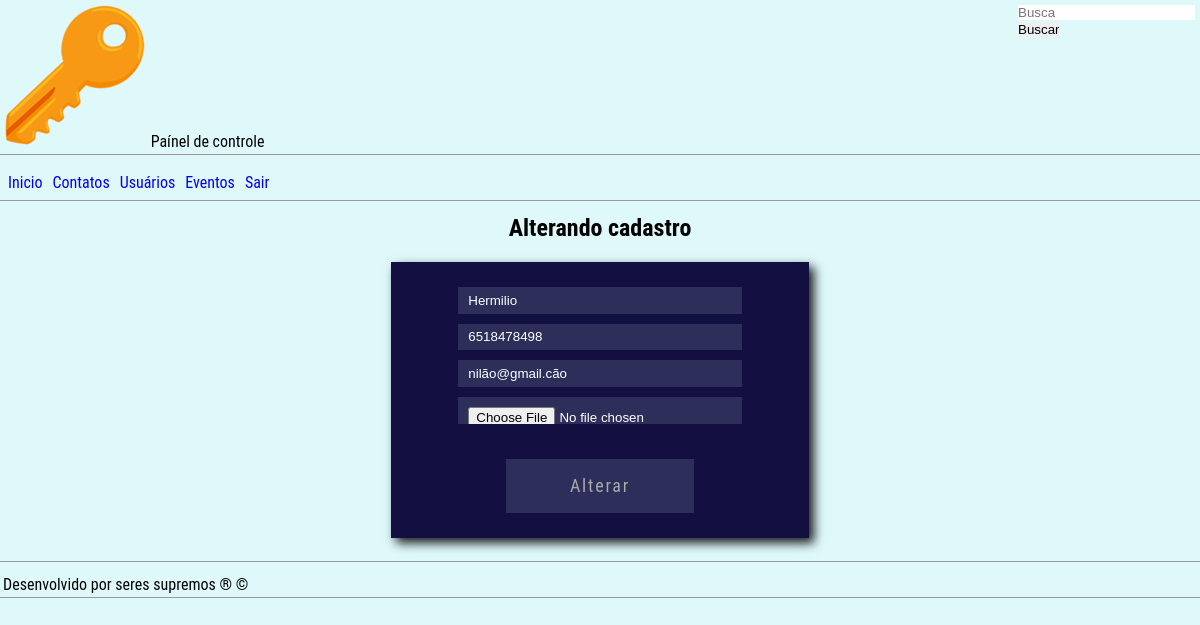
/ctrlweb/contatoUp.php?id=12 (signed in), run on the app's committed database.
### tables this page shows
CREATE TABLE `contatos` (
  `idcontatos` int(11) NOT NULL,
  `nome` varchar(45) NOT NULL,
  `tel` varchar(12) NOT NULL,
  `email` varchar(90) DEFAULT NULL,
  `foto` varchar(200) DEFAULT NULL,
  `users_idusers` int(11) NOT NULL
);

### ctrlweb/contatoUp.php (the view, shortened to what this page needs)
<?php
	require_once('../include/connectaBD.php');
    if(isset($_GET['id'])) {
        $sql = "SELECT * FROM contatos WHERE idcontatos = " . $_GET['id'];
		$row = mysqli_fetch_array(mysqli_query($banco, $sql));
	}
?>
<!doctype html>
<html lang="pt-br">
<head>
	<link rel="stylesheet" href="../css/folha.css" type="text/css">
</head>
<body>
	<header>
		<div id="logo"><img src="../image/top_key.png" alt="Logo PokeAgenda"> Paínel de controle</div>
		<div id="search">
			<form action="#" method="get" name="formBusca" id="formBusca">
				<input type="text" name="txtBusca" id="txtBusca" placeholder="Busca">
				<input type="submit" name="btSearch" id="btSearch" value="Buscar">
			</form>
		</div>
	</header>
	<nav>
		<ul>
			<li><a href="admin.php">Inicio</a></li>
			<li><a href="contatos.php">Contatos</a></li>
			<li><a href="users.php">Usuários</a></li>
			<li><a href="event.php">Eventos</a></li>
			<li><a href="sair.php">Sair</a></li>
		</ul>
	</nav>
	<main>
		<article>
			<section id="acesso">
				<h2>Alterando cadastro</h2>
				<form action="#" method="post" name="formCad" id="formCad" enctype="multipart/form-data">
					<input type="text" name="txtNome" id="txtNome" placeholder="Nome" value="<?= $row['nome']?>">
					<input type="text" name="txtTelefone" id="txtTelefone" placeholder="Telefone" value="<?= $row['tel']?>">
					<input type="text" name="txtEmail" id="txtEmail" placeholder="E-Mail" value="<?= $row['email']?>">
					<input type="file" name="upFt" id="upFt" placeholder="Foto">
					<input type="submit" name="btCad" id="btCad" value="Alterar">
				</form>
			</section>
		</article>
	</main>
	<footer>Desenvolvido por seres supremos &reg; &copy;</footer>
</body>
</html>

### css/folha.css (style rules this page uses)
* { list-style: none; text-decoration: none; border:0px; margin: 0px; padding: 0px; box-sizing: border-box; }
img { max-width: 100%; }
body { font-family: 'Roboto Condensed', sans-serif; font-size: 16px; background-color: #dff9fb; }
header { width: 100%; margin-bottom: 10px; padding: 3px; border-bottom: 1px solid #999999; display: inline-flex; justify-content:space-between; }
nav { width: auto; margin-bottom: 10px; padding: 3px; border-bottom: 1px solid #999999; }
nav ul { display: inline-flex; justify-content: center; }
nav ul li { margin: 5px; }
main { width: auto; margin-bottom: 10px; padding: 3px; border-bottom: 1px solid #999999; }
footer { width: auto; margin-bottom: 10px; padding: 3px; border-bottom: 1px solid #999999; }
#acesso { display: flex; justify-content: center; align-items: center; flex-direction: column; }
#acesso form { width: 35%; height: auto; padding: 20px; margin: 20px auto; background-color: #130f40; display: flex; justify-content: center; align-items: center; flex-direction: column; box-shadow: 5px 5px 10px 0px rgba(0, 0, 0, .9); }
#acesso form input, textarea, select, select { width: 75%; height: 2em; background-color: rgba(149, 175, 192, .2); padding: 10px; margin: 5px; color: #fff; }
#acesso form input[type="submit"] { width: 50%; height: 3em; margin-top:30px; font-family: 'Roboto Condensed', sans-serif; font-size: 18px; letter-spacing: .1em; color: #aaa; transition: all .5s ease-in-out; }
#acesso form input::placeholder { font-family: 'Roboto Condensed', sans-serif; color: #aaa; }
input { display: block; margin: 2px; }

### data on the page
contatos: txtNome "Hermilio", txtTelefone "6518478498", txtEmail "nilão@gmail.cão"
